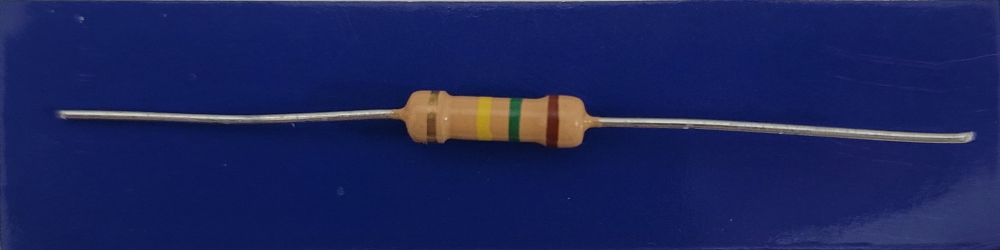
#> input picture imagenes_out/R10_a_out.jpg, 2000 x 500 px (shown at 1/2 size); its folder holds only this picture in this run
$ python ejercicio2_parte2.py
#> lines starting #> are read from the running program, lines starting #| are printed output that depends on the picture; after the words box and inside, x2 and y2 are one past the last pixel; in counts of white or black regions, pixels touching at a corner belong together
import cv2
import numpy as np
import matplotlib.pyplot as plt
import os
import glob

# Diccionario de valores de colores para resistencias
VALORES_COLORES = {
    "Negro": 0,
    "Marron": 1,
    "Rojo": 2,
    "Naranja": 3,
    "Amarillo": 4,
    "Verde": 5,
    "Azul": 6,
    "Violeta": 7,
    "Gris": 8,
    "Blanco": 9
}

# Multiplicadores para la tercera banda
MULTIPLICADORES = {
    "Negro": 1,
    "Marron": 10,
    "Rojo": 100,
    "Naranja": 1000,
    "Amarillo": 10000,
    "Verde": 100000,
    "Azul": 1000000,
    "Violeta": 10000000,
    "Gris": 100000000,
    "Blanco": 1000000000
}

def get_color_name(hsv):
    """
    Función para clasificar los colores de forma aproximada
    """
    h, s, v = hsv

    # Bajo nivel de saturación y valor alto = blanco / gris claro
    if s < 65 and v > 150:
        return "Blanco"
    elif v < 50:
        return "Negro"
    elif s < 60:
        return "Gris"

    if h < 10 and v < 120:
        return "Marron"
    elif h < 10 or h >= 170:
        return "Rojo"
    elif 10 <= h < 20:
        return "Naranja"
    elif 20 <= h < 35:
        return "Amarillo"
    elif 35 <= h < 85:
        return "Verde"
    elif 85 <= h < 130:
        return "Azul"
    elif 130 <= h < 170:
        return "Violeta"
    else:
        return "Desconocido"

def rotar_si_es_necesario(img, hsv_img, contornos):
    """
    Detecta si el área más grande está a la izquierda y espeja la imagen si es necesario.
    Luego recalcula los contornos en la imagen espejada.
    """
    # Ordenar contornos por coordenada x
    contornos_ordenados = sorted(contornos, key=lambda c: cv2.boundingRect(c)[0])

    # Calcular áreas de todos los contornos
    areas = [cv2.contourArea(c) for c in contornos_ordenados]

    # Inicialmente no rotada
    imagen_resultado = img.copy()
    hsv_resultado = hsv_img.copy()
    contornos_resultantes = contornos_ordenados

    # Si el contorno más a la izquierda tiene el área máxima, espejar horizontalmente
    if areas and areas[0] == max(areas):
        print("Imagen espejada porque el mayor contorno estaba a la izquierda.")

        # Espejar la imagen
        imagen_resultado = cv2.flip(img, 1)
        hsv_resultado = cv2.flip(hsv_img, 1)

        # Recalcular todo el proceso de detección de contornos con la imagen espejada
        # 1. Preprocesamiento en imagen espejada
        blur = cv2.GaussianBlur(imagen_resultado, (3, 3), 0)

        # 2. Máscara para eliminar fondo (cuerpo amarillo de la resistencia)
        lower_yellow = np.array([14, 100, 100])
        upper_yellow = np.array([18, 200, 200])
        mask_fondo = cv2.inRange(hsv_resultado, lower_yellow, upper_yellow)

        # 3. Invertir para quedarse las bandas
        mask_bandas = cv2.bitwise_not(mask_fondo)

        # 4. Limpiar con morfología
        kernel = np.ones((17, 5), np.uint8)
        mask_bandas_limpia = cv2.morphologyEx(mask_bandas, cv2.MORPH_CLOSE, kernel)
        mask_bandas_limpia = cv2.morphologyEx(mask_bandas_limpia, cv2.MORPH_OPEN, kernel)

        # 5. Invertir para encontrar contornos
        img_invertida = cv2.bitwise_not(mask_bandas_limpia)

        # 6. Recalcular contornos en la imagen espejada
        contornos_nuevos, _ = cv2.findContours(img_invertida, cv2.RETR_EXTERNAL, cv2.CHAIN_APPROX_SIMPLE)
        contornos_resultantes = sorted(contornos_nuevos, key=lambda c: cv2.boundingRect(c)[0])

    else:
        print("No fue necesario espejar.")

    return imagen_resultado, hsv_resultado, contornos_resultantes

def calcular_valor_resistencia(colores_detectados):
    """
    Calcula el valor de la resistencia basado en los colores detectados
    """
    if len(colores_detectados) < 3:
        return "Insuficientes colores detectados", 0

    # Tomar los primeros 3 colores
    color1, color2, color3 = colores_detectados[:3]

    # Verificar que los colores estén en el diccionario
    if color1 not in VALORES_COLORES or color2 not in VALORES_COLORES or color3 not in MULTIPLICADORES:
        return "Colores no reconocidos", 0

    # Calcular valor
    digito1 = VALORES_COLORES[color1]
    digito2 = VALORES_COLORES[color2]
    multiplicador = MULTIPLICADORES[color3]

    valor = (digito1 * 10 + digito2) * multiplicador

    # Formatear el valor para mejor legibilidad
    if valor >= 1000000:
        valor_formateado = f"{valor/1000000:.1f}MΩ"
    elif valor >= 1000:
        valor_formateado = f"{valor/1000:.1f}kΩ"
    else:
        valor_formateado = f"{valor}Ω"

    return valor_formateado, valor

def dibujar_separadores_entre_contornos(img_base, contornos):
    """
    Dibuja líneas separadoras entre contornos detectados
    """
    img_separadores = img_base.copy()

    # Obtener bounding boxes y ordenarlos por coordenada x
    bounding_boxes = [cv2.boundingRect(c) for c in contornos]
    bounding_boxes.sort(key=lambda b: b[0])

    if not bounding_boxes:
        return img_separadores

    # Obtener el primer bounding box (el de más a la izquierda)
    x_first, y_first, w_first, h_first = bounding_boxes[0]
    y_medio_primer_contorno = y_first + h_first // 2

    # Línea horizontal de referencia
    cv2.line(img_separadores, (0, y_medio_primer_contorno),
             (img_separadores.shape[1], y_medio_primer_contorno), (0, 255, 0), 3)

    # Dibujar líneas entre cada par de bounding boxes consecutivos
    for i in range(len(bounding_boxes) - 1):
        x1, _, w1, _ = bounding_boxes[i]
        x2, _, _, _ = bounding_boxes[i + 1]
        x_medio = (x1 + w1 + x2) // 2

        # Dibujar línea vertical en el centro entre los dos contornos
        cv2.line(img_separadores, (x_medio, 0), (x_medio, img_separadores.shape[0]), (0, 0, 255), 3)

    return img_separadores

def detectar_color_en_intersecciones(img_base, hsv_img, contornos):
    """
    Detecta colores en las intersecciones entre bandas
    """
    img_resultado = img_base.copy()
    colores_detectados = []

    # Obtener bounding boxes y ordenarlos por x
    bounding_boxes = [cv2.boundingRect(c) for c in contornos]
    bounding_boxes.sort(key=lambda b: b[0])

    if not bounding_boxes:
        return img_resultado, colores_detectados

    # Línea horizontal: altura media del primer contorno
    x_first, y_first, w_first, h_first = bounding_boxes[0]
    y_medio = y_first + h_first // 2
    indice_medio = (len(bounding_boxes) - 1) // 2

    # Iterar entre cada par de contornos consecutivos
    for i in range(len(bounding_boxes) - 1):
        x1, _, w1, _ = bounding_boxes[i]
        x2, _, _, _ = bounding_boxes[i + 1]
        x_medio = (x1 + w1 + x2) // 2

        # Región pequeña alrededor de la intersección
        ancho = 4
        alto = 4
        region = hsv_img[y_medio - alto//2 : y_medio + alto//2,
                         x_medio - ancho//2 : x_medio + ancho//2]

        if region.size == 0:
            continue

        # K-Means
        Z = region.reshape((-1, 3)).astype(np.float32)
        criteria = (cv2.TERM_CRITERIA_EPS + cv2.TERM_CRITERIA_MAX_ITER, 10, 1.0)
        K = 2
        _, label, center = cv2.kmeans(Z, K, None, criteria, 10, cv2.KMEANS_RANDOM_CENTERS)
        counts = np.bincount(label.flatten())
        dominant_hsv = center[np.argmax(counts)].astype(int)

        # Clasificar color
        color_name = get_color_name(dominant_hsv)
        colores_detectados.append(color_name)

        # Flechas
        largo_flecha = 100 if i == indice_medio else 50
        texto_offset = 30 if i == indice_medio else 15

        # Dibujar flecha
        cv2.arrowedLine(img_resultado,
                        (x_medio, y_medio - largo_flecha),
                        (x_medio, y_medio - 2),
                        (0, 255, 255), 2, tipLength=0.3)

        # Agregar texto
        cv2.putText(img_resultado, color_name,
                    (x_medio - 30, y_medio - largo_flecha - texto_offset),
                    cv2.FONT_HERSHEY_SIMPLEX, 0.5, (0, 255, 255), 1)

    return img_resultado, colores_detectados

def procesar_imagen_resistencia(ruta_imagen):
    """
    Procesa una imagen de resistencia y devuelve todas las etapas del procesamiento
    """
    # Cargar imagen
    img_bgr = cv2.imread(ruta_imagen)
    if img_bgr is None:
        print(f"Error: No se pudo cargar {ruta_imagen}")
        return None

    img = img_bgr.copy()

    # 1. Imagen original
    img_original = cv2.cvtColor(img, cv2.COLOR_BGR2RGB)

    # 2. Preprocesamiento
    blur = cv2.GaussianBlur(img, (3, 3), 0)
    hsv = cv2.cvtColor(blur, cv2.COLOR_BGR2HSV)

    # 3. Máscara para eliminar fondo (cuerpo amarillo de la resistencia)
    lower_yellow = np.array([14, 100, 100])
    upper_yellow = np.array([18, 200, 200])
    mask_fondo = cv2.inRange(hsv, lower_yellow, upper_yellow)

    # 4. Invertir para quedarse con las bandas
    mask_bandas = cv2.bitwise_not(mask_fondo)

    # 5. Limpiar con morfología
    kernel = np.ones((17, 5), np.uint8)
    mask_bandas_limpia = cv2.morphologyEx(mask_bandas, cv2.MORPH_CLOSE, kernel)
    mask_bandas_limpia = cv2.morphologyEx(mask_bandas_limpia, cv2.MORPH_OPEN, kernel)

    # 6. Invertir para encontrar contornos
    img_invertida = cv2.bitwise_not(mask_bandas_limpia)

    # 7. Detección de contornos
    contornos, _ = cv2.findContours(img_invertida, cv2.RETR_EXTERNAL, cv2.CHAIN_APPROX_SIMPLE)

    # 8. Rotar si es necesario y recalcular contornos
    img_final, hsv_final, contornos_finales = rotar_si_es_necesario(img, hsv, contornos)

    # 9. Imagen con contornos dibujados (usando la imagen final)
    img_contornos = img_final.copy()
    cv2.drawContours(img_contornos, contornos_finales, -1, (0, 255, 0), 2)
    img_contornos_rgb = cv2.cvtColor(img_contornos, cv2.COLOR_BGR2RGB)

    # 10. Imagen con separadores
    img_separadores = dibujar_separadores_entre_contornos(img_final, contornos_finales)
    img_separadores_rgb = cv2.cvtColor(img_separadores, cv2.COLOR_BGR2RGB)

    # 11. Imagen con colores detectados y cálculo de resistencia
    img_colores, colores_detectados = detectar_color_en_intersecciones(img_final, hsv_final, contornos_finales)
    img_colores_rgb = cv2.cvtColor(img_colores, cv2.COLOR_BGR2RGB)

    # 12. Calcular valor de resistencia
    valor_resistencia, valor_numerico = calcular_valor_resistencia(colores_detectados)

    return {
        'original': img_original,
        'hsv': hsv_final,
        'mask_fondo': mask_fondo,
        'mask_bandas': mask_bandas,
        'mask_limpia': mask_bandas_limpia,
        'invertida': img_invertida,
        'contornos': img_contornos_rgb,
        'separadores': img_separadores_rgb,
        'colores': img_colores_rgb,
        'num_contornos': len(contornos_finales),
        'colores_detectados': colores_detectados,
        'valor_resistencia': valor_resistencia,
        'valor_numerico': valor_numerico
    }

def crear_imagen_compuesta(resultados, nombre_imagen):
    """
    Crea una imagen compuesta con todos los pasos del procesamiento en formato vertical
    """
    # Crear figura vertical con 9 subplots (una fila por imagen)
    fig, axes = plt.subplots(9, 1, figsize=(12, 26))
    fig.suptitle(f'Procesamiento de {nombre_imagen}', fontsize=20, y=0.995)

    # Títulos para cada subplot
    titulos = [
        '1. Imagen Original',
        '2. Imagen HSV',
        '3. Máscara del Fondo (Amarillo)',
        '4. Máscara de las Bandas',
        '5. Máscara Limpia (Morfología)',
        '6. Imagen Invertida',
        '7. Contornos Detectados',
        '8. Separadores entre Bandas',
        '9. Colores Detectados'
    ]

    # Imágenes a mostrar
    imagenes = [
        resultados['original'],
        resultados['hsv'],
        resultados['mask_fondo'],
        resultados['mask_bandas'],
        resultados['mask_limpia'],
        resultados['invertida'],
        resultados['contornos'],
        resultados['separadores'],
        resultados['colores']
    ]

    # Configurar cada subplot
    for i, (ax, titulo, imagen) in enumerate(zip(axes, titulos, imagenes)):
        if len(imagen.shape) == 3 and imagen.shape[2] == 3:
            ax.imshow(imagen)
        else:
            ax.imshow(imagen, cmap='gray')

        # Título más grande y con mejor formato
        ax.set_title(titulo, fontsize=14, fontweight='bold', pad=10)
        ax.axis('off')

    # Información adicional en la parte inferior
    info_text = f"""Contornos encontrados: {resultados["num_contornos"]}
                    Colores detectados: {' → '.join(resultados["colores_detectados"])}
                    Valor calculado: {resultados["valor_resistencia"]}"""

    fig.text(0.5, 0.02, info_text,
             fontsize=12, ha='center',
             bbox=dict(boxstyle="round,pad=0.5", facecolor="lightgreen", alpha=0.8))

    # Ajustar espaciado entre subplots
    plt.subplots_adjust(top=0.97, bottom=0.08, hspace=0.3)

    return fig

def procesar_todas_las_resistencias():
    """
    Procesa todas las imágenes que terminan en '_a_out.jpg' de la carpeta imagenes_out
    """
    # Crear carpeta de salida si no existe
    carpeta_salida = 'imagenes_intermedias'
    if not os.path.exists(carpeta_salida):
        os.makedirs(carpeta_salida)
        print(f"Carpeta '{carpeta_salida}' creada.")

    # Buscar todas las imágenes que terminan en '_a_out.jpg'
    patron_busqueda = os.path.join('imagenes_out', '*_a_out.jpg')
    rutas_imagenes = glob.glob(patron_busqueda)

    if not rutas_imagenes:
        print("No se encontraron imágenes '*_a_out.jpg' en la carpeta 'imagenes_out'")
        return

    print(f"Se encontraron {len(rutas_imagenes)} imágenes para procesar...")

    # Crear archivo de resumen
    resumen_path = os.path.join(carpeta_salida, 'resumen_resistencias.txt')
    with open(resumen_path, 'w', encoding='utf-8') as archivo_resumen:
        archivo_resumen.write("=== RESUMEN DE RESISTENCIAS PROCESADAS ===\n\n")

        for ruta_imagen in rutas_imagenes:
            # Obtener nombre del archivo
            nombre_archivo = os.path.basename(ruta_imagen)
            nombre_sin_extension = os.path.splitext(nombre_archivo)[0]

            print(f"Procesando: {nombre_archivo}...")

            # Procesar imagen
            resultados = procesar_imagen_resistencia(ruta_imagen)
#> in procesar_imagen_resistencia, img_bgr is the input picture: shape (500, 2000, 3); mean B, G, R 91.3, 36.2, 27.5
#> in procesar_imagen_resistencia, `mask_fondo = cv2.inRange(hsv, lower_yellow, upper_yellow)`:
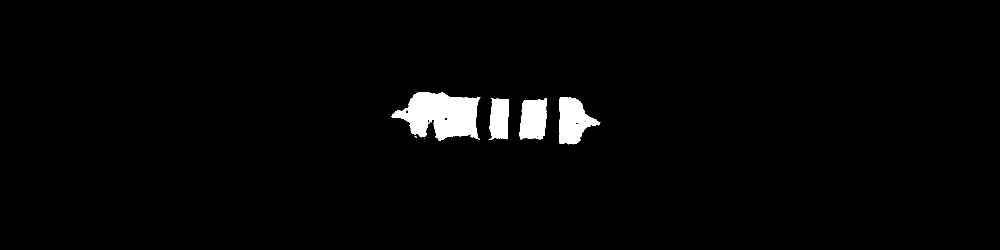
#> mask_fondo: shape (500, 2000) (shown at 1/2 size); 2.2% white; 7 white regions (3 under 20 px), largest, box (x1, y1, x2, y2) and area: (782, 184, 961, 281) 11149, (1118, 194, 1201, 289) 4707, (1039, 197, 1094, 279) 3805, (977, 196, 1018, 280) 2742
#> in procesar_imagen_resistencia, `contornos, _ = cv2.findContours(img_invertida, cv2.RETR_EXTERNAL, cv2...`: contornos = 4 contours; box (x1, y1, x2, y2) and area: (806, 184, 954, 281) 10328, (1119, 194, 1179, 288) 4270, (1040, 199, 1092, 278) 3576, (981, 198, 1017, 277) 2514
#> in rotar_si_es_necesario, `contornos_ordenados = sorted(contornos, key=lambda c: cv2.boundingRect..`: contornos_ordenados has the same summary as contornos in procesar_imagen_resistencia
#> in rotar_si_es_necesario, `areas = [cv2.contourArea(c) for c in contornos_ordenados]`: areas = [10328, 2514, 3575.5, 4269.5]
#> in rotar_si_es_necesario, `contornos_resultantes = contornos_ordenados`: contornos_resultantes has the same summary as contornos in procesar_imagen_resistencia
#> in rotar_si_es_necesario, `mask_bandas_limpia = cv2.morphologyEx(mask_bandas, cv2.MORPH_CLOSE, ke..`:
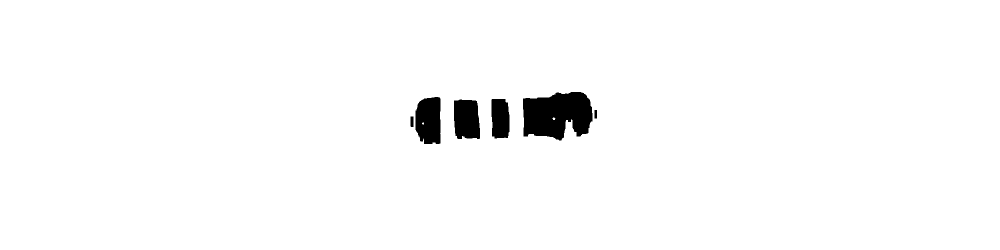
#> mask_bandas_limpia: shape (500, 2000) (shown at 1/2 size); 97.9% white; 6 black regions, box (x1, y1, x2, y2) and area: (1046, 184, 1185, 281) 10401, (831, 194, 881, 288) 4158, (908, 199, 960, 278) 3698, (983, 198, 1019, 277) 2608, (821, 233, 827, 254) 125, (1189, 220, 1194, 237) 85
#> in rotar_si_es_necesario, `img_invertida = cv2.bitwise_not(mask_bandas_limpia)`:
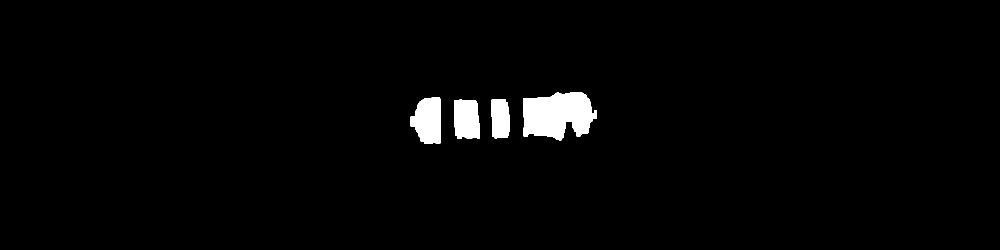
#> img_invertida: shape (500, 2000) (shown at 1/2 size); 2.1% white; 4 white regions
#> in rotar_si_es_necesario, `contornos_nuevos, _ = cv2.findContours(img_invertida, cv2.RETR_EXTERNA..`: contornos_nuevos = 4 contours; box (x1, y1, x2, y2) and area: (1046, 184, 1194, 281) 10328, (821, 194, 881, 288) 4270, (908, 199, 960, 278) 3576, (983, 198, 1019, 277) 2514
#> in rotar_si_es_necesario, `contornos_resultantes = sorted(contornos_nuevos, key=lambda c: cv2.bou..`: contornos_resultantes has the same summary as contornos_nuevos
#> in procesar_imagen_resistencia, `img_final, hsv_final, contornos_finales = rotar_si_es_necesario(img, h..`: contornos_finales has the same summary as contornos_nuevos in rotar_si_es_necesario
#> in procesar_imagen_resistencia, `cv2.drawContours(img_contornos, contornos_finales, -1, (0, 255, 0), 2)`:
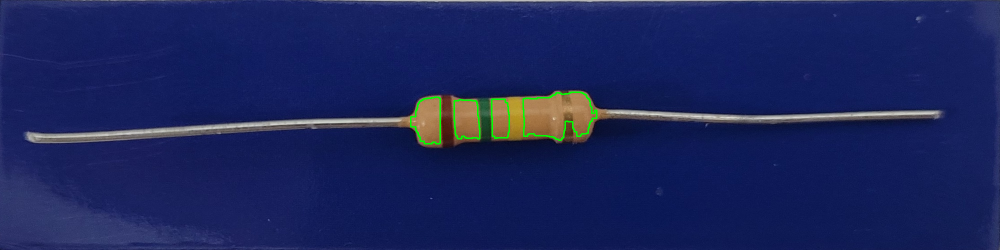
#> img_contornos: shape (500, 2000, 3) (shown at 1/2 size); mean B, G, R 91, 36.8, 26.9
#> in dibujar_separadores_entre_contornos, `bounding_boxes = [cv2.boundingRect(c) for c in contornos]`: bounding_boxes = [(821, 194, 60, 94), (908, 199, 52, 79), (983, 198, 36, 79), (1046, 184, 148, 97)]
#> in dibujar_separadores_entre_contornos, `x_first, y_first, w_first, h_first = bounding_boxes[0]`: x_first = 821; y_first = 194; w_first = 60; h_first = 94
#> in dibujar_separadores_entre_contornos, `y_medio_primer_contorno = y_first + h_first // 2`: y_medio_primer_contorno = 241
#> in dibujar_separadores_entre_contornos, `cv2.line(img_separadores, (0, y_medio_primer_contorno), (img_separador..`:
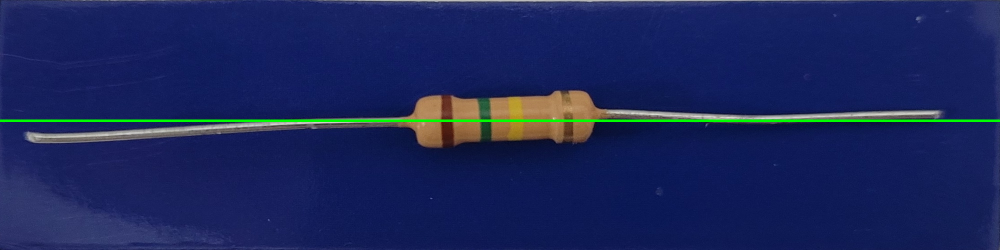
#> img_separadores: shape (500, 2000, 3) (shown at 1/2 size); mean B, G, R 90.4, 38, 26.8
#> the loop in dibujar_separadores_entre_contornos, `for i in range(len(bounding_boxes) - 1):` made 3 passes
#> (x1, w1, x2, x_medio) on passes 1 to 3: (821, 60, 908, 894), (908, 52, 983, 971), (983, 36, 1046, 1032)
#> after the loop in dibujar_separadores_entre_contornos, `for i in range(len(bounding_boxes) - 1):`:
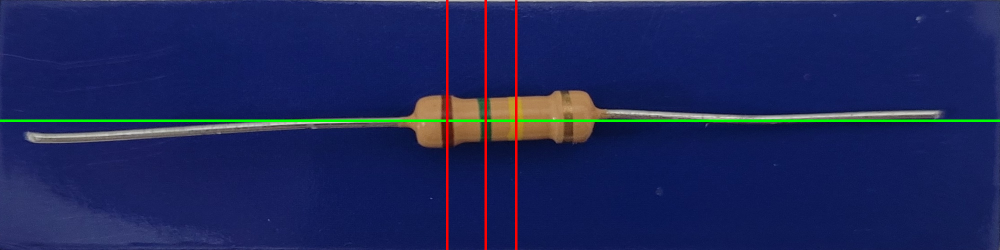
#> img_separadores: shape (500, 2000, 3) (shown at 1/2 size); 0.75% of pixels changed, all inside (x1, y1, x2, y2) = (892, 0, 1035, 500)
#> in detectar_color_en_intersecciones, `x_first, y_first, w_first, h_first = bounding_boxes[0]`: x_first = 821; y_first = 194; w_first = 60; h_first = 94
#> in detectar_color_en_intersecciones, `y_medio = y_first + h_first // 2`: y_medio = 241
#> in detectar_color_en_intersecciones, `indice_medio = (len(bounding_boxes) - 1) // 2`: indice_medio = 1
#> the loop in detectar_color_en_intersecciones, `for i in range(len(bounding_boxes) - 1):` made 3 passes
#> (x1, w1, x2, x_medio, label, center, counts, h in get_color_name) on passes 1 to 3: (821, 60, 908, 894, [0, 0, 0, 0, 0, 0, 0, 0, 1, 1, 1, 0, 1, 1, 1, 0], [[5, 183.7, 86.6], [5, 187, 86]], [10, 6], 5), (908, 52, 983, 971, [0, 0, 0, 0, 0, 0, 0, 0, 1, 1, 0, 0, 1, 0, 0, 0], [[70.31, 157.6, 72], [69.67, 162.3, 73.33]], [13, 3], 70), (983, 36, 1046, 1032, [1, 1, 1, 1, 0, 1, 1, 1, 0, 0, 0, 1, 0, 0, 0, 1], [[23, 208.9, 177.4], [23.11, 211.9, 176.8]], [7, 9], 23)
#> after the loop in detectar_color_en_intersecciones, `for i in range(len(bounding_boxes) - 1):`:
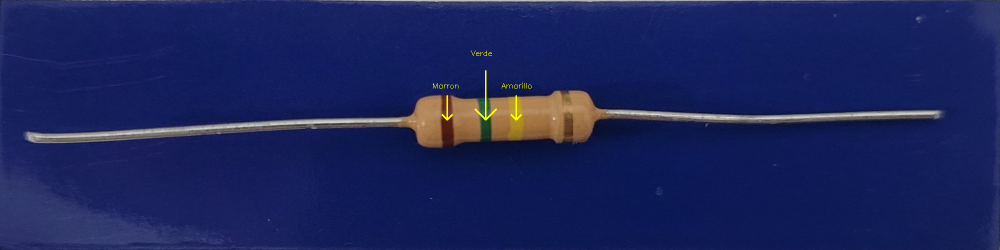
#> img_resultado: shape (500, 2000, 3) (shown at 1/2 size); mean B, G, R 91.2, 36.5, 27.8
#> after the loop in detectar_color_en_intersecciones, `for i in range(len(bounding_boxes) - 1):`: colores_detectados = ['Marron', 'Verde', 'Amarillo']
#> in calcular_valor_resistencia, `color1, color2, color3 = colores_detectados[:3]`: color1 = 'Marron'; color2 = 'Verde'; color3 = 'Amarillo'
#> in calcular_valor_resistencia, `digito1 = VALORES_COLORES[color1]`: digito1 = 1
#> in calcular_valor_resistencia, `digito2 = VALORES_COLORES[color2]`: digito2 = 5
#> in calcular_valor_resistencia, `multiplicador = MULTIPLICADORES[color3]`: multiplicador = 10000
#> in calcular_valor_resistencia, `valor = (digito1 * 10 + digito2) * multiplicador`: valor = 150000
#> in calcular_valor_resistencia, `valor_formateado = f"{valor/1000:.1f}kΩ"`: valor_formateado = '150.0kΩ'
#> in procesar_imagen_resistencia, `valor_resistencia, valor_numerico = calcular_valor_resistencia(colores..`: valor_numerico = 150000
#> resultados = 13 items

            if resultados is not None:
                # Crear imagen compuesta
                fig = crear_imagen_compuesta(resultados, nombre_sin_extension)
#> the loop in crear_imagen_compuesta, `for i, (ax, titulo, imagen) in enumerate(zip(axes, titulos, imagenes)):` made 9 passes
#> titulo on passes 1 to 8: '1. Imagen Original', '2. Imagen HSV', '3. Máscara del Fondo (Amarillo)', '4. Máscara de las Bandas', '5. Máscara Limpia (Morfología)', '6. Imagen Invertida', '7. Contornos Detectados', '8. Separadores entre Bandas'

                # Guardar imagen compuesta
                nombre_salida = f"{nombre_sin_extension}_procesamiento.png"
                ruta_salida = os.path.join(carpeta_salida, nombre_salida)

                fig.savefig(ruta_salida, dpi=150, bbox_inches='tight')
                plt.close(fig)  # Cerrar figura para liberar memoria

                # Escribir en el resumen
                archivo_resumen.write(f"Archivo: {nombre_archivo}\n")
                archivo_resumen.write(f"Colores: {' → '.join(resultados['colores_detectados'])}\n")
                archivo_resumen.write(f"Valor: {resultados['valor_resistencia']}\n")
                archivo_resumen.write(f"Contornos: {resultados['num_contornos']}\n")
                archivo_resumen.write("-" * 50 + "\n\n")

                print(f"  Guardada como: {nombre_salida}")
                print(f"  Valor: {resultados['valor_resistencia']}")
#|   Valor: 150.0kΩ
            else:
                print(f"  Error al procesar: {nombre_archivo}")
                archivo_resumen.write(f"Archivo: {nombre_archivo} - ERROR AL PROCESAR\n")
                archivo_resumen.write("-" * 50 + "\n\n")

    print(f"\n=== PROCESAMIENTO COMPLETADO ===")
    print(f"Las imágenes procesadas se guardaron en la carpeta '{carpeta_salida}'")
    print(f"Resumen guardado en: {resumen_path}")

# Ejecutar el procesamiento
if __name__ == "__main__":
    procesar_todas_las_resistencias()
